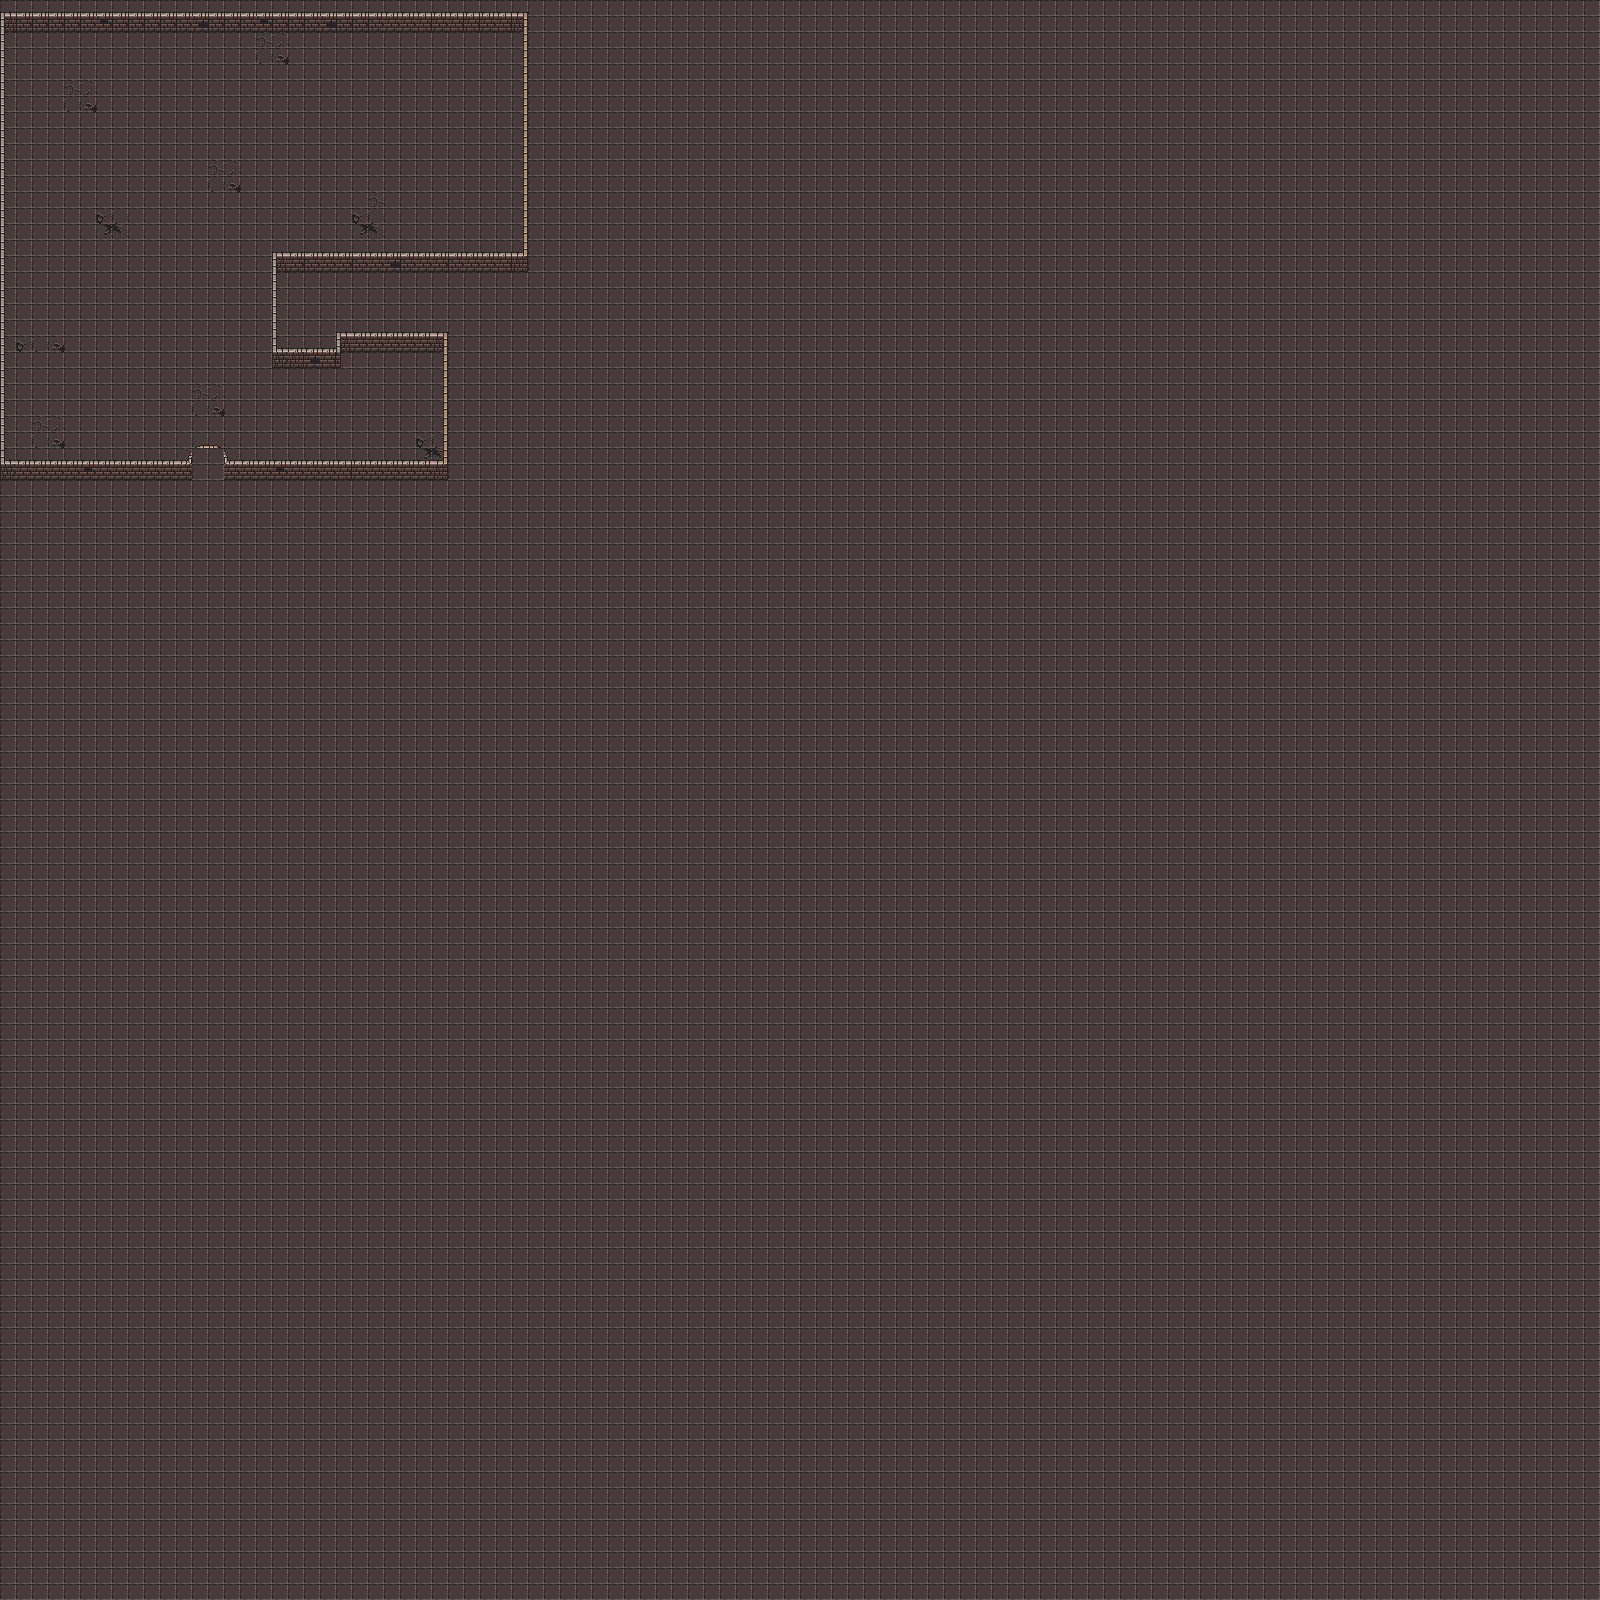

Below is a game level as drawn by its tile map, then a one-line description and the .tmx that defines it (tile-layer data replaced by summaries):
An orthogonal 100x100 tile map with 16x16 px tiles, 2 tile layers (Ground, Walls) and 4 objects (door-anchor).

<map version="1.8" tiledversion="1.8.4" orientation="orthogonal" renderorder="right-down" width="100" height="100" tilewidth="16" tileheight="16" infinite="0" nextlayerid="5" nextobjectid="8">
 <editorsettings>
  <export target="../public/tiles/dungeon.json" format="json" />
 </editorsettings>
 <tileset firstgid="1" name="dungeon" tilewidth="16" tileheight="16" tilecount="1024" columns="32">
  <image source="../public/tiles/dungeon.png" width="512" height="512" />
  <tile id="1">
   <properties>
    <property name="collides" type="bool" value="true" />
   </properties>
  </tile>
  <tile id="2">
   <properties>
    <property name="collides" type="bool" value="true" />
   </properties>
  </tile>
  <tile id="3">
   <properties>
    <property name="collides" type="bool" value="true" />
   </properties>
  </tile>
  <tile id="33">
   <properties>
    <property name="collides" type="bool" value="true" />
   </properties>
  </tile>
  <tile id="34">
   <properties>
    <property name="collides" type="bool" value="true" />
   </properties>
  </tile>
  <tile id="35">
   <properties>
    <property name="collides" type="bool" value="true" />
   </properties>
  </tile>
  <tile id="67">
   <properties>
    <property name="collides" type="bool" value="true" />
   </properties>
  </tile>
  <tile id="99">
   <properties>
    <property name="collides" type="bool" value="true" />
   </properties>
  </tile>
  <tile id="224">
   <properties>
    <property name="collides" type="bool" value="true" />
   </properties>
  </tile>
  <tile id="225">
   <properties>
    <property name="collides" type="bool" value="true" />
   </properties>
  </tile>
  <tile id="226">
   <properties>
    <property name="collides" type="bool" value="true" />
   </properties>
  </tile>
  <tile id="227">
   <properties>
    <property name="collides" type="bool" value="true" />
   </properties>
  </tile>
  <tile id="256">
   <properties>
    <property name="collides" type="bool" value="true" />
   </properties>
  </tile>
  <tile id="257">
   <properties>
    <property name="collides" type="bool" value="true" />
   </properties>
  </tile>
  <tile id="258">
   <properties>
    <property name="collides" type="bool" value="true" />
   </properties>
  </tile>
  <tile id="259">
   <properties>
    <property name="collides" type="bool" value="true" />
   </properties>
  </tile>
  <tile id="260">
   <properties>
    <property name="collides" type="bool" value="true" />
   </properties>
  </tile>
  <tile id="261">
   <properties>
    <property name="collides" type="bool" value="true" />
   </properties>
  </tile>
  <tile id="288">
   <properties>
    <property name="collides" type="bool" value="true" />
   </properties>
  </tile>
  <tile id="289">
   <properties>
    <property name="collides" type="bool" value="true" />
   </properties>
  </tile>
  <tile id="290">
   <properties>
    <property name="collides" type="bool" value="true" />
   </properties>
  </tile>
  <tile id="291">
   <properties>
    <property name="collides" type="bool" value="true" />
   </properties>
  </tile>
  <tile id="292">
   <properties>
    <property name="collides" type="bool" value="true" />
   </properties>
  </tile>
  <tile id="293">
   <properties>
    <property name="collides" type="bool" value="true" />
   </properties>
  </tile>
  <tile id="322">
   <properties>
    <property name="collides" type="bool" value="true" />
   </properties>
  </tile>
  <tile id="323">
   <properties>
    <property name="collides" type="bool" value="true" />
   </properties>
  </tile>
  <tile id="418">
   <properties>
    <property name="collides" type="bool" value="false" />
   </properties>
  </tile>
  <tile id="419">
   <properties>
    <property name="collides" type="bool" value="false" />
   </properties>
  </tile>
  <tile id="449">
   <properties>
    <property name="collides" type="bool" value="true" />
   </properties>
  </tile>
  <tile id="452">
   <properties>
    <property name="collides" type="bool" value="true" />
   </properties>
  </tile>
  <tile id="481">
   <properties>
    <property name="collides" type="bool" value="true" />
   </properties>
  </tile>
  <tile id="484">
   <properties>
    <property name="collides" type="bool" value="true" />
   </properties>
  </tile>
 </tileset>
 <layer id="2" name="Ground" width="100" height="100">
  <data>[10000 cells, 10000 non-empty, 8 distinct tile ids]</data>
 </layer>
 <layer id="1" name="Walls" width="100" height="100">
  <data>[10000 cells, 224 non-empty, 23 distinct tile ids]</data>
 </layer>
 <objectgroup id="4" name="Doors" visible="0">
  <object id="2" gid="483" x="192" y="480" width="16" height="16" />
  <object id="3" gid="484" x="208" y="480" width="16" height="16" />
  <object id="4" type="door-anchor" gid="451" x="192" y="464" width="16" height="16" />
  <object id="5" gid="452" x="208" y="464" width="16" height="16" />
 </objectgroup>
</map>
